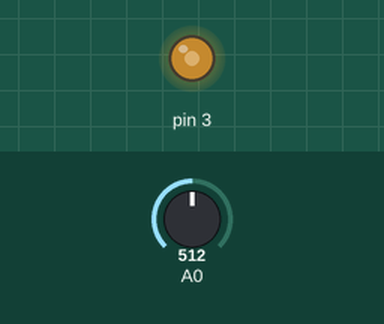
Bench run of a sketch on a simulated Arduino Uno, built with avr-gcc and run on an emulated ATmega328P. Parts: output pins drawn as LEDs (lit = HIGH). Inputs (shaded band) come from the test bench; at power-on: A0 = 512.

Above: at 1.2 s.
1.3 s: A0 set to 716
At 2.5 s:
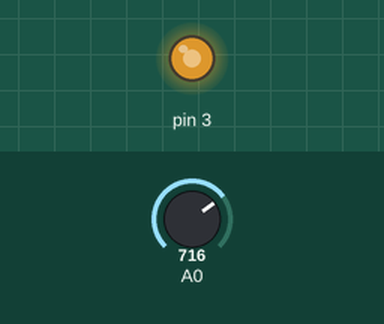
2.8 s: A0 set to 900
At 3.9 s:
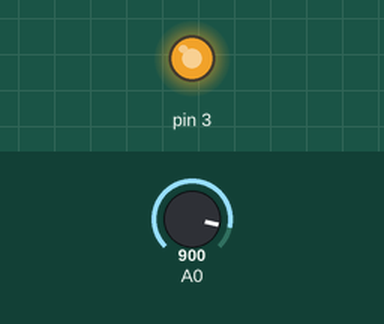
4.3 s: A0 set to 122
At 5.0 s:
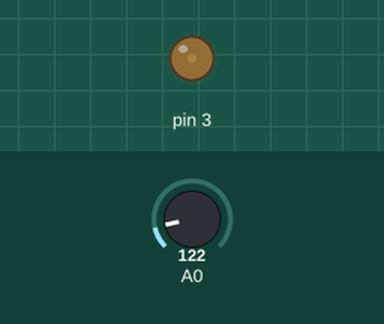
5.8 s: A0 set to 0
At 6.2 s:
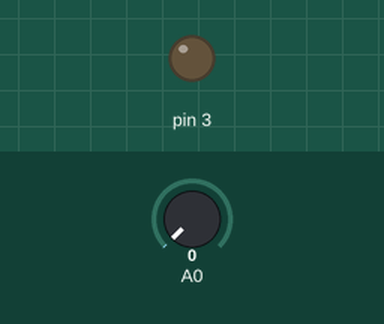
7.3 s: A0 set to 511
At 8.5 s:
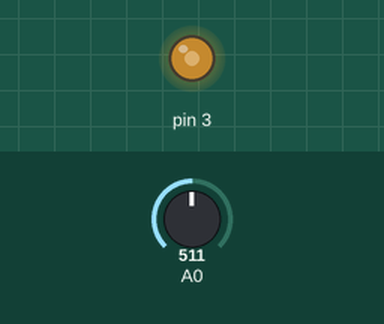
Timing chart, 0 to 9.8 s (numbered marks = the images above; inputs shaded):
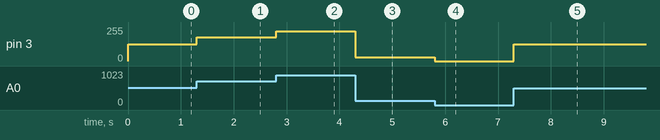

The sketch:

VariandoLaVelocidadDelMotorConPotenciometro_Pag54_.ino
```cpp
/* TRANSCRITO POR GUSTAVO JARRO CALLIZAYA*/
 /*DEL*/
 /*TEXTO: ROBOTICA CON ARDUINO 2º (SECUNDARIA COMUNITARIA PRODUCTIVA
 * ) "TECHHOME"*/
  /* PRACTICA:VARIAMOS LA VELOCIDAD DEL MOTOR CON EL POTENCIOMETRO
   *  PAGINA 54 DEL TEXTO*   */
int potenciometro;
int  motor;

void setup() {
  // put your setup code here, to run once:
  pinMode(3, OUTPUT);
}

void loop() {
  // put your main code here, to run repeatedly:
potenciometro=analogRead(A0);
motor = map(potenciometro,0,1024,0,255);
analogWrite(3, motor);
}
```

Measured:
- after the input at 1.3 s, pin 3: 127/255 → 178/255 at once
- after the input at 2.8 s, pin 3: 178/255 → 224/255 at once
- after the input at 4.3 s, pin 3: 224/255 → 30/255 at once
- after the input at 5.8 s, pin 3: 30/255 → 0/255 at once
- after the input at 7.3 s, pin 3: 0/255 → 127/255 at once
